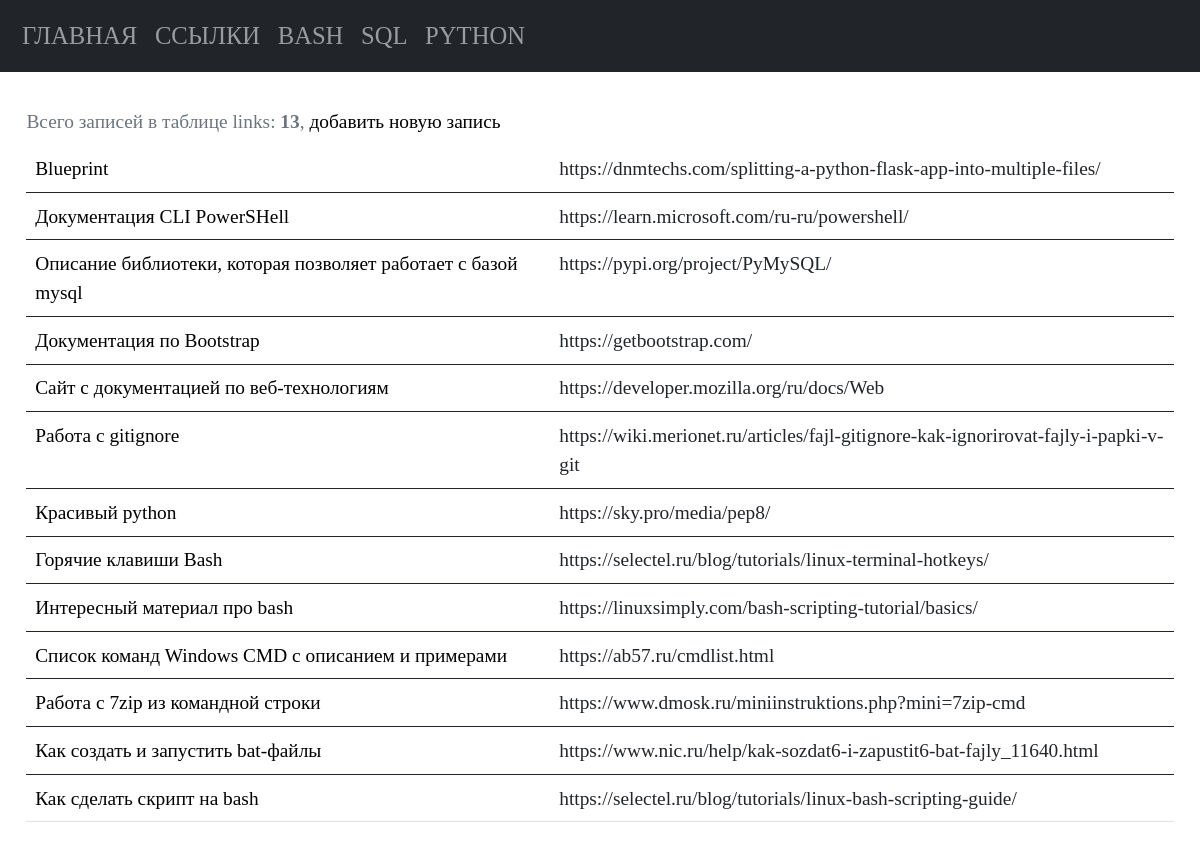
Screenshot of /links with the database file from the repository.
### tables this page shows
CREATE TABLE "links"
(
    links_id      INTEGER
        primary key autoincrement,
    links_name    TEXT not null,
    links_command TEXT not null
, links_description TEXT);

### app.py (the view)
@app.route("/links")
def links_list_commands():
    conn = connect.get_db_connection()
    cur = conn.cursor()
    links_list_count = cur.execute("SELECT COUNT(*) FROM links")
    links_list_count_print = links_list_count.fetchone()
    links_list_count_print_int = int(links_list_count_print[0])
    links_list = conn.execute("SELECT * FROM links ORDER BY 1 DESC").fetchall()
    conn.close()
    return render_template("links/links_list_commands.html",
                           links_list=links_list,
                           links_list_count_print_int=links_list_count_print_int,
                           )

### modules/connect.py (called while the page is built)
def get_db_connection():
    db_path = os.path.join(BASE_DIR, '../database.db')
    conn = sqlite3.connect(db_path)
    conn.row_factory = sqlite3.Row
    return conn

### templates/links/links_list_commands.html
{% extends "base.html" %} {% block title %}Ссылки{% endblock %} {% block content %}
<table class="table table-hover caption-top">
   <caption>Всего записей в таблице links: <b>{{ links_list_count_print_int }}</b>, <a
         href="{{ url_for('add_links_command') }}">добавить новую запись</a></caption>
   {% for links_list in links_list %}
   <tbody>
      <tr>
         <td><a href="{{ url_for('get_post_links_command', links_id=links_list['links_id']) }}">{{ links_list['links_name']
               }}</a></td>
         <td>{{ links_list['links_command'] }}</td>
      </tr>
   </tbody>
   {% endfor %}
</table>
{% endblock %}

### static/styles.css (style rules this page uses)
* { font-family: consolas; font-size: 1.1rem; font-weight: 400; line-height: 1.5; margin: 0; padding: 0; }
a { color: black; text-decoration: none; }

### rows the page displays
links: links_name "Blueprint", links_command "https://dnmtechs.com/splitting-a-python-flask-app-into-multiple-files/"
links: links_name "Документация CLI PowerSHell", links_command "https://learn.microsoft.com/ru-ru/powershell/"
links: links_name "Описание библиотеки, которая позволяет работает с базой mysql", links_command "https://pypi.org/project/PyMySQL/"
links: links_name "Документация по Bootstrap", links_command "https://getbootstrap.com/"
links: links_name "Сайт с документацией по веб-технологиям", links_command "https://developer.mozilla.org/ru/docs/Web"
links: links_name "Работа с gitignore", links_command "https://wiki.merionet.ru/articles/fajl-gitignore-kak-ignorirovat-fajly-i-papki-v-git"
links: links_name "Красивый python", links_command "https://sky.pro/media/pep8/"
links: links_name "Горячие клавиши Bash", links_command "https://selectel.ru/blog/tutorials/linux-terminal-hotkeys/"
links: links_name "Интересный материал про bash", links_command "https://linuxsimply.com/bash-scripting-tutorial/basics/"
links: links_name "Список команд Windows CMD с описанием и примерами", links_command "https://ab57.ru/cmdlist.html"
links: links_name "Работа с 7zip из командной строки", links_command "https://www.dmosk.ru/miniinstruktions.php?mini=7zip-cmd"
links: links_name "Как создать и запустить bat-файлы", links_command "https://www.nic.ru/help/kak-sozdat6-i-zapustit6-bat-fajly_11640.html"
links: links_name "Как сделать скрипт на bash", links_command "https://selectel.ru/blog/tutorials/linux-bash-scripting-guide/"

### other values shown
{{ links_list_count_print_int }} "13"
